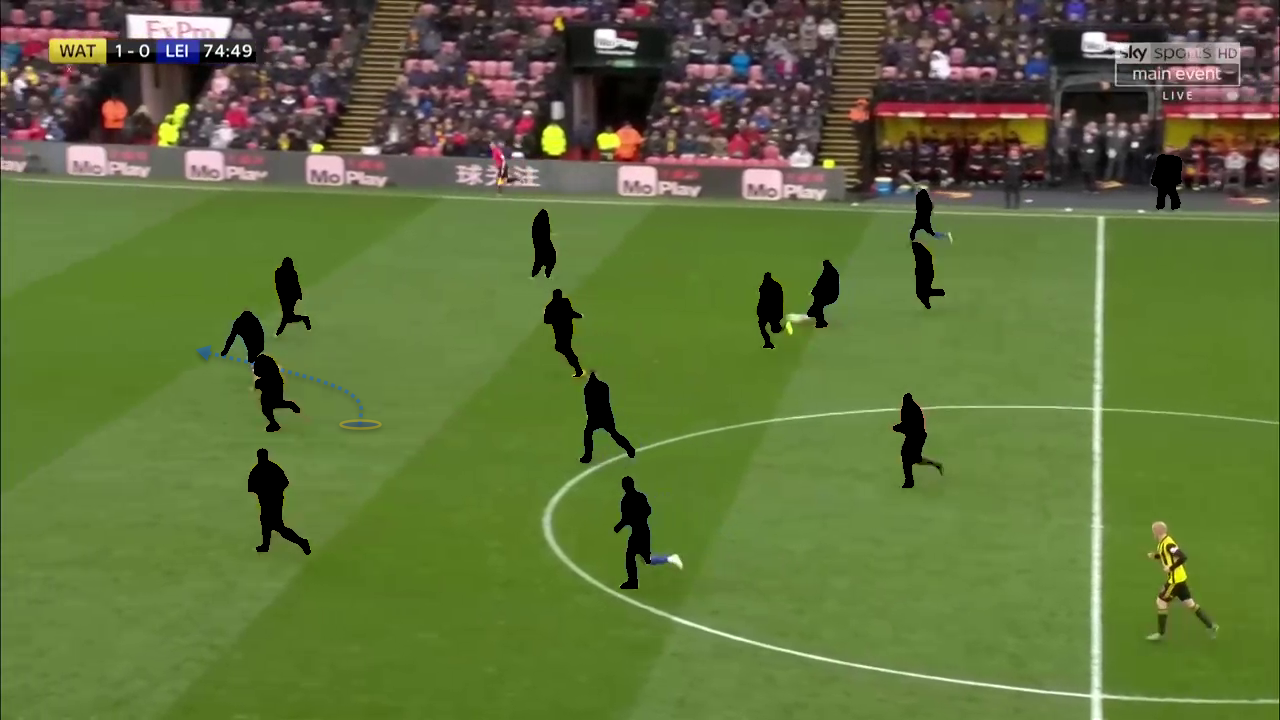
#> input picture background_output.png, 1280 x 720 px
$ python image_impainting.py
#> lines starting #> are read from the running program, lines starting #| are printed output that depends on the picture; after the words box and inside, x2 and y2 are one past the last pixel; in counts of white or black regions, pixels touching at a corner belong together
import numpy as np
import cv2 as cv

# Try to load the images
img = cv.imread('background_output.png')  # Removed leading space
#> img is the input picture: shape (720, 1280, 3); mean B, G, R 59.4, 112.6, 96.3
mask = cv.imread('output_mask.png', cv.IMREAD_GRAYSCALE)  # Removed leading space
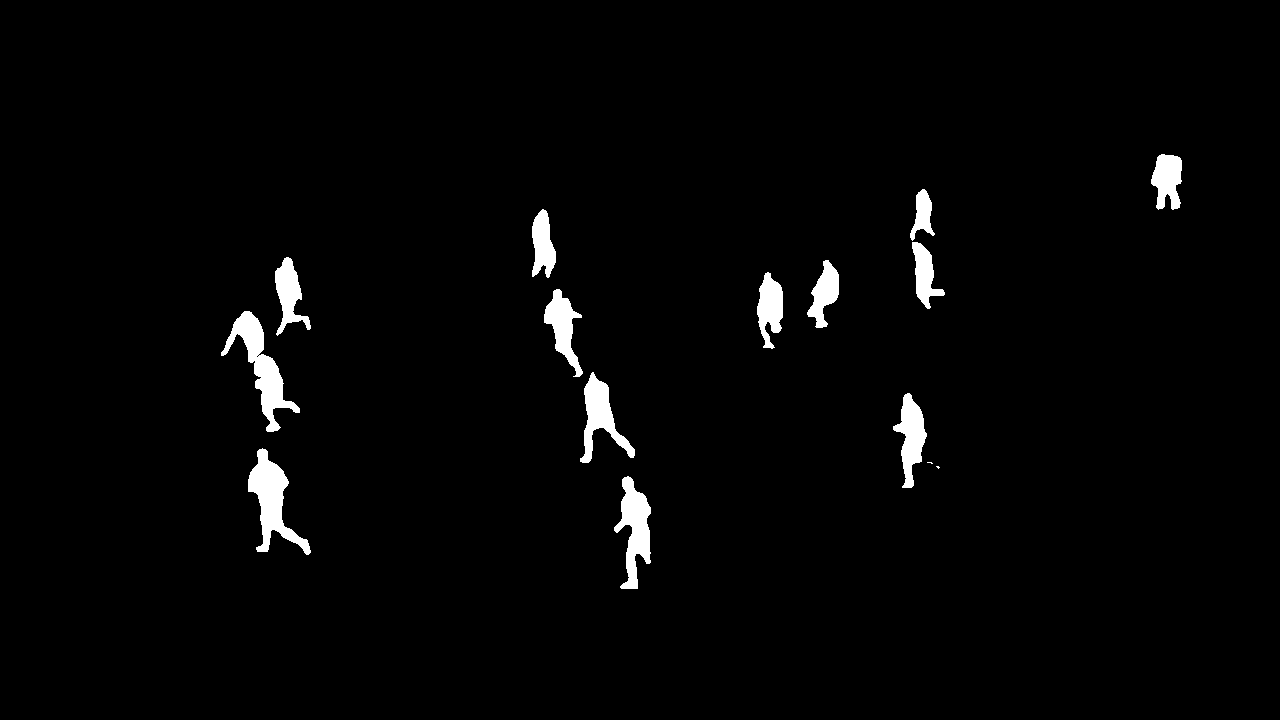
#> input picture output_mask.png, 1280 x 720 px
#> mask: shape (720, 1280); 2.2% white; 15 white regions (2 under 20 px), largest, box (x1, y1, x2, y2) and area: (221, 311, 300, 432) 2677, (248, 448, 311, 555) 2551, (614, 476, 651, 589) 2133
if img is not None and mask is not None:
    # Proceed with inpainting if the images are loaded
    dst = cv.inpaint(img, mask, 3, cv.INPAINT_TELEA)
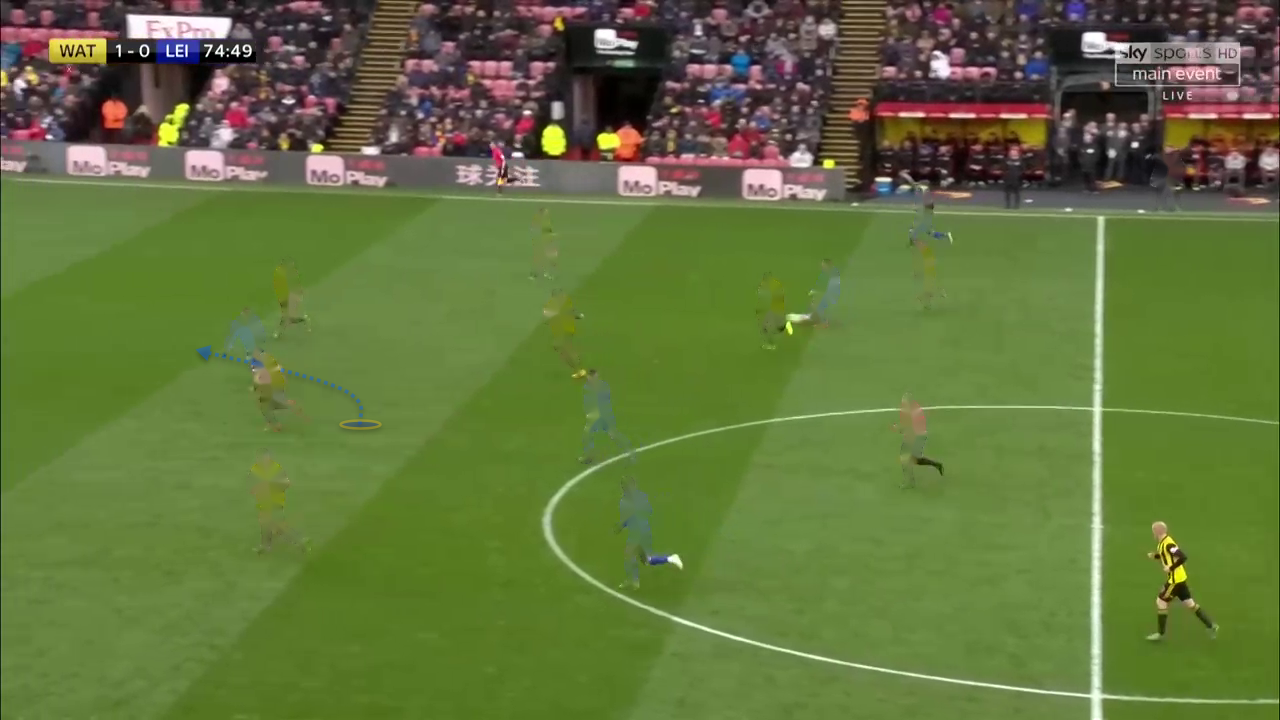
#> dst: shape (720, 1280, 3); mean B, G, R 60.8, 115.2, 98.5
    # cv.imwrite('inpainted_image.png', dst)
    cv.imshow('dst', dst)
    cv.waitKey(0)
    cv.destroyAllWindows()
